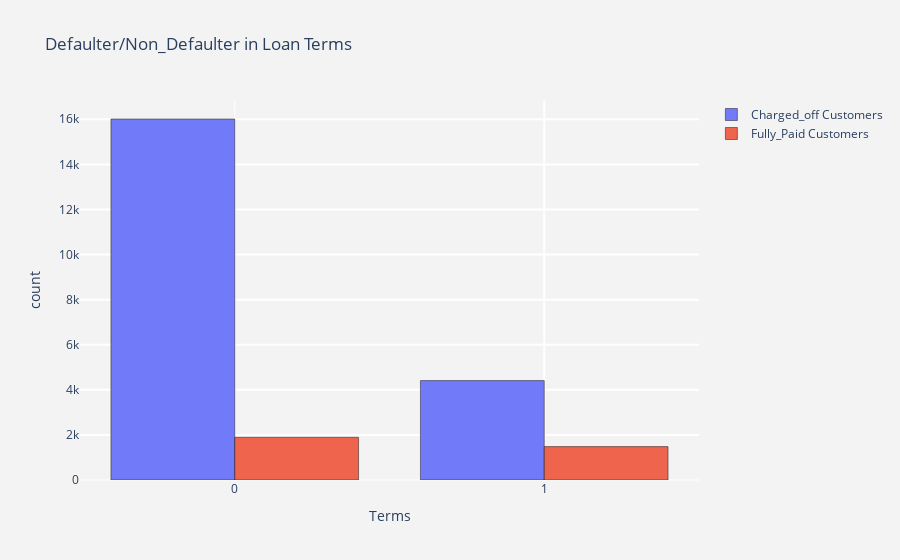

The cell this chart's notebook holds for it:
### Markdown cell above
##### Comparison of defaulters to non-defaulters with respect to loan term

### Code cell
#customer defaulters in term groups
tg_ch  =  fully_paid["term"].value_counts().reset_index()
tg_ch.columns  = ["term","count"]
tg_nch =  charged_off["term"].value_counts().reset_index()
tg_nch.columns = ["term","count"]

#bar - churn
trace1 = go.Bar(x = tg_ch["term"]  , y = tg_ch["count"],
                name = "Charged_off Customers",
                marker = dict(line = dict(width = .5,color = "black")),
                opacity = .9)

#bar - not churn
trace2 = go.Bar(x = tg_nch["term"] , y = tg_nch["count"],
                name = "Fully_Paid Customers",
                marker = dict(line = dict(width = .5,color = "black")),
                opacity = .9)

layout = go.Layout(dict(title = "Defaulter/Non_Defaulter in Loan Terms",
                        plot_bgcolor  = "rgb(243,243,243)",
                        paper_bgcolor = "rgb(243,243,243)",
                        xaxis = dict(gridcolor = 'rgb(255, 255, 255)',
                                     title = "Terms",
                                     zerolinewidth=1,ticklen=5,gridwidth=2),
                        yaxis = dict(gridcolor = 'rgb(255, 255, 255)',
                                     title = "count",
                                     zerolinewidth=1,ticklen=5,gridwidth=2),
                       )
                  )
data = [trace1,trace2]
fig  = go.Figure(data=data,layout=layout)
py.iplot(fig)

### Figure 1 — Plotly figure (JSON) as saved in the notebook; plotly's stock layout.template omitted (floating-point values rounded to 4 significant figures)
{"data": [{"marker": {"line": {"color": "black", "width": 0.5}}, "name": "Charged_off Customers", "opacity": 0.9, "type": "bar", "x": [0, 1], "y": [16013, 4410]}, {"marker": {"line": {"color": "black", "width": 0.5}}, "name": "Fully_Paid Customers", "opacity": 0.9, "type": "bar", "x": [0, 1], "y": [1894, 1481]}], "layout": {"paper_bgcolor": "rgb(243,243,243)", "plot_bgcolor": "rgb(243,243,243)", "title": {"text": "Defaulter/Non_Defaulter in Loan Terms"}, "xaxis": {"gridcolor": "rgb(255, 255, 255)", "gridwidth": 2, "ticklen": 5, "title": {"text": "Terms"}, "zerolinewidth": 1}, "yaxis": {"gridcolor": "rgb(255, 255, 255)", "gridwidth": 2, "ticklen": 5, "title": {"text": "count"}, "zerolinewidth": 1}}}
